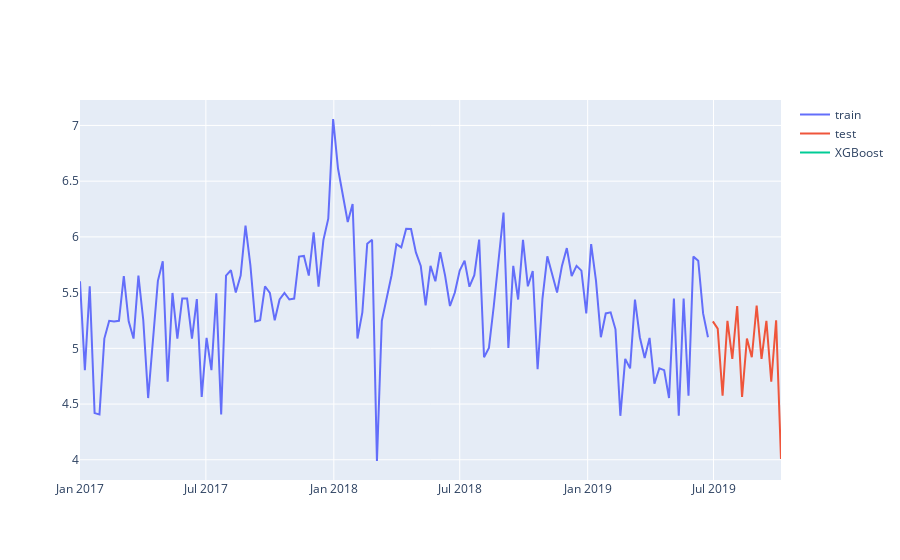

Notebook source saved alongside this figure:
### Code cell
fig = go.Figure()

fig.add_trace(
	go.Scatter(
		x = Y_train.index,
		y = Y_train,
		mode = 'lines',
		name = 'train'
	)
)

fig.add_trace(
	go.Scatter(
		x = Y_test.index,
		y = Y_test,
		mode = 'lines',
		name = 'test'
	)
)

fig.add_trace(
	go.Scatter(
		x = lm_preds.index,
		y = lm_preds,
		mode = 'lines',
		name = 'XGBoost'
	)
)

fig.show()

### Figure 1 — Plotly figure (JSON) as saved in the notebook; plotly's stock layout.template omitted (floating-point values rounded to 4 significant figures; data arrays with more than 128 entries replaced by an {"elided": "..."} marker saying what was removed)
{"data": [{"mode": "lines", "name": "train", "type": "scatter", "x": {"elided": "130 str values"}, "y": {"elided": "130 float values"}}, {"mode": "lines", "name": "test", "type": "scatter", "x": ["2019-06-30T00:00:00", "2019-07-07T00:00:00", "2019-07-14T00:00:00", "2019-07-21T00:00:00", "2019-07-28T00:00:00", "2019-08-04T00:00:00", "2019-08-11T00:00:00", "2019-08-18T00:00:00", "2019-08-25T00:00:00", "2019-09-01T00:00:00", "2019-09-08T00:00:00", "2019-09-15T00:00:00", "2019-09-22T00:00:00", "2019-09-29T00:00:00", "2019-10-06T00:00:00"], "y": [5.242, 5.176, 4.575, 5.247, 4.905, 5.38, 4.564, 5.088, 4.92, 5.384, 4.905, 5.247, 4.7, 5.252, 4.007]}, {"mode": "lines", "name": "XGBoost", "type": "scatter", "x": ["2019-06-30T00:00:00", "2019-07-07T00:00:00", "2019-07-14T00:00:00", "2019-07-21T00:00:00", "2019-07-28T00:00:00", "2019-08-04T00:00:00", "2019-08-11T00:00:00", "2019-08-18T00:00:00", "2019-08-25T00:00:00", "2019-09-01T00:00:00", "2019-09-08T00:00:00", "2019-09-15T00:00:00", "2019-09-22T00:00:00", "2019-09-29T00:00:00", "2019-10-06T00:00:00"], "y": [[208.5], [228.1], [223.8], [226.3], [224.7], [228.5], [223.2], [225.7], [230.5], [229.8], [234.8], [230.0], [232.2], [231.7], [249.0]]}], "layout": {}}
